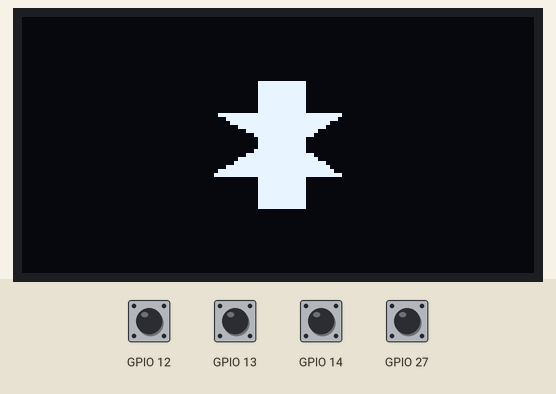
Simulated run of this sketch. Board: ESP32. On the bench: 128×64 one-colour display. The test bench sets the inputs (shaded band); at power-on: GPIO 12–14, GPIO 27 HIGH.

Above: at 1.2 s.
1.3 s: GPIO 12 pulled LOW for 0.15 s
At 2.2 s:
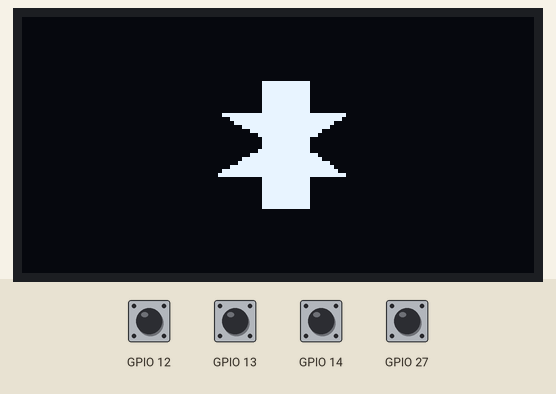
2.9 s: GPIO 14 pulled LOW for 0.15 s
At 3.4 s:
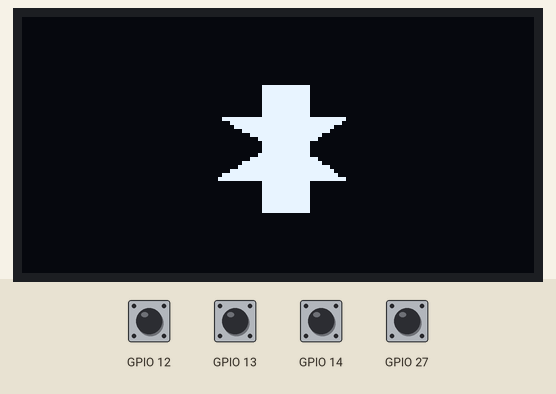
4.5 s: GPIO 13 pulled LOW for 0.15 s
At 5.7 s:
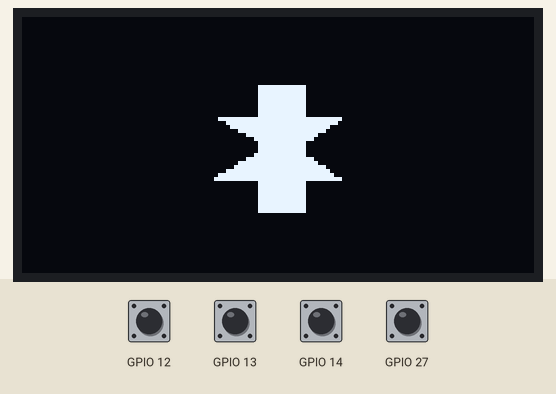
6.1 s: GPIO 13 pulled LOW for 1 s
At 7.4 s:
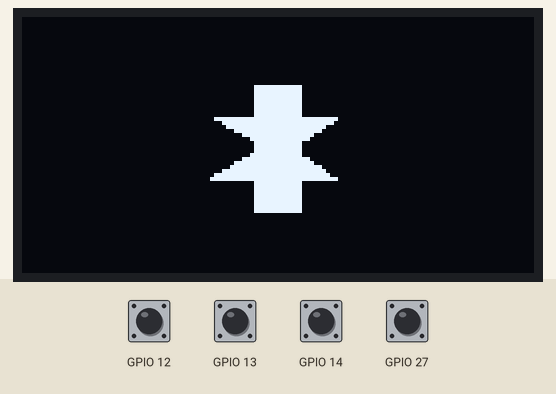
8.6 s: GPIO 27 pulled LOW for 0.15 s
At 9.2 s:
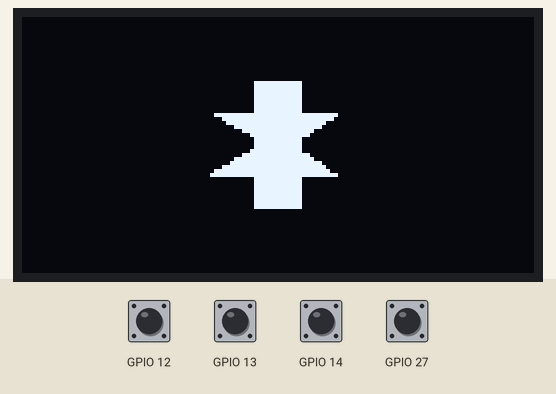
10.2 s: GPIO 27 pulled LOW for 1 s
At 11.5 s:
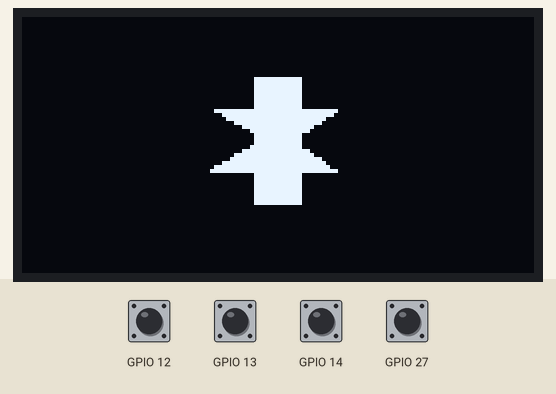
Timing chart, 0 to 13.2 s (numbered marks = the images above; inputs shaded):
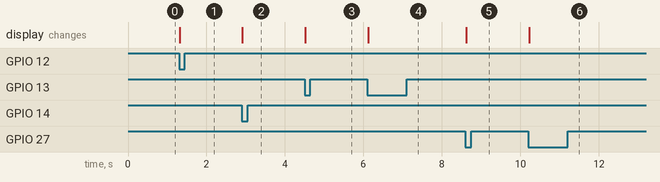

The sketch:

______.ino
```cpp
#include <Wire.h>
#include "SSD1306.h"

unsigned char image[] = {

/*--  调入了一幅图像：C:\Users\chen\Desktop\未命名绘图.bmp  --*/
/*--  宽度x高度=32x32  --*/
0x00,0x00,0x80,0x00,0x00,0x01,0xC0,0x00,0x00,0x01,0xC0,0x00,0x00,0x03,0xE0,0x00,
0x00,0x07,0xE0,0x00,0x00,0x07,0xF0,0x00,0x00,0x0F,0xF8,0x00,0x00,0x0F,0xF8,0x00,
0x00,0x1F,0xFC,0x00,0x00,0x1F,0xFC,0x00,0x00,0x3F,0xFE,0x00,0xFF,0xFF,0xFF,0xFF,
0xFF,0xFF,0xFF,0xFF,0xFF,0xFF,0xFF,0xFF,0xFF,0xFF,0xFF,0xFF,0xFF,0xFF,0xFF,0xFF,
0xFF,0xFF,0xFF,0xFF,0xFF,0xFF,0xFF,0xFF,0xFF,0xFF,0xFF,0xFF,0xFF,0xFF,0xFF,0xFF,
0xFF,0xFF,0xFF,0xFF,0xFF,0xFF,0xFF,0xFF,0xFF,0xFF,0xFF,0xFF,0x00,0x3F,0xFC,0x00,
0x00,0x3F,0xFC,0x00,0x00,0x1F,0xF8,0x00,0x00,0x0F,0xF0,0x00,0x00,0x0F,0xF0,0x00,
0x00,0x07,0xE0,0x00,0x00,0x03,0xC0,0x00,0x00,0x03,0x80,0x00,0x00,0x01,0x80,0x00

  };


SSD1306Wire display(0x3c, 21, 18);
unsigned char x = (128-32)/2,y = (64-32)/2;
void gotTouch12() {

if(x != 127)
x++;
display.clear();
}

void gotTouch13() {
if(x != 0)
x--;
display.clear();
}

void gotTouch14() {
if(y!=63)
y++;
display.clear();
}
void gotTouch27() {
if(y!=0)
y--;
display.clear();
}

void setup() {
  // put your setup code here, to run once:
  touchAttachInterrupt(12,gotTouch12, 40);
  touchAttachInterrupt(13,gotTouch13, 40);
  touchAttachInterrupt(14,gotTouch14, 40);
  touchAttachInterrupt(27,gotTouch27, 40);
  display.init();
  display.flipScreenVertically();

}


void loop() {
  // put your main code here, to run repeatedly:
OLED_State();
}
void OLED_State(){

    display.drawFastImage(x,y,32,32,image);
  display.display();
  }
```

Measured:
- after the input at 1.3 s, the display: changes at once (image 1)
- after the input at 2.9 s, the display: changes at once (image 2)
- after the input at 4.5 s, the display: changes at once (image 3)
- after the input at 6.1 s, the display: changes at once (image 4)
- after the input at 8.6 s, the display: changes at once (image 5)
- after the input at 10.2 s, the display: changes at once (image 6)
